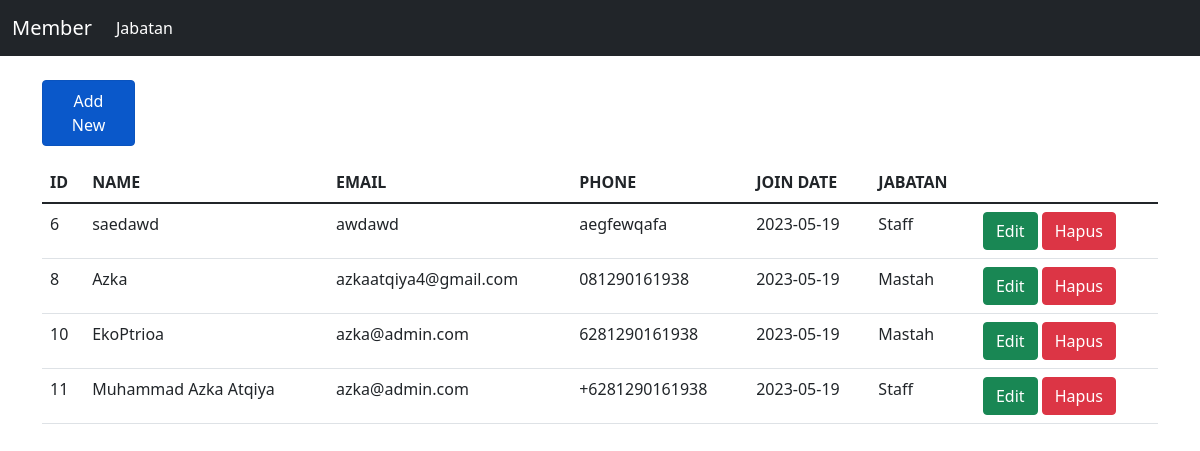
The page / on the database its author committed.
### tables this page shows
CREATE TABLE `members` (
  `id` int(11) NOT NULL AUTO_INCREMENT,
  `name` varchar(100) NOT NULL,
  `email` varchar(100) NOT NULL,
  `phone` varchar(100) NOT NULL,
  `id_jabatan` int(11) NOT NULL,
  `join_date` date DEFAULT current_timestamp(),
  PRIMARY KEY (`id`),
  KEY `id_jabatan` (`id_jabatan`),
  CONSTRAINT `members_ibfk_1` FOREIGN KEY (`id_jabatan`) REFERENCES `jabatan` (`id`)
);

CREATE TABLE `jabatan` (
  `id` int(11) NOT NULL AUTO_INCREMENT,
  `name` varchar(50) NOT NULL,
  PRIMARY KEY (`id`)
);

### controllers/Members.controller.php (called while the page is built, shortened)
<?php
include_once("models/Members.class.php");
include_once("views/Members.view.php");
class MembersController {
    private $members;
    function __construct(){
        $this->members = new Members(Conf::$db_host, Conf::$db_user, Conf::$db_pass, Conf::$db_name);
    }
    public function index() {
        $this->members->open();
        $this->members->getMembers();
        $data = array();
        while($row = $this->members->getResult()){
            array_push($data, $row);
        }
        $view = new MembersView();
        $view->render($data);
    }
}

### views/Members.view.php (the view, shortened to what this page needs)
<?php
    class MembersView{
        public function render($data){
        $dataMember = null;
        foreach($data as $val){
            list($id,$nama,$email, $phone, $join_date,$id_jabatan ,$jabatan) = $val;
            $dataMember .= "<tr>
                    <td>" . $id . "</td>
                    <td>" . $nama . "</td>
                    <td>" . $email . "</td>
                    <td>" . $phone . "</td>
                    <td>" . $join_date . "</td>
                    <td>" . $jabatan . "</td>
                    <td>
                        <a href='index.php?id_edit=" . $id . "' class='btn btn-success''>Edit</a>
                        <a href='index.php?id_hapus=" . $id . "' class='btn btn-danger''>Hapus</a>
                    </td>
                    </tr>";
        }
    }
}

### index.php
<?php
include_once("models/Template.class.php");
include_once("models/DB.class.php");
include_once("controllers/members.controller.php");
$members = new MembersController();
if (isset($_POST['add'])) {
    $members->add($_POST);
}
else if (!empty($_GET['tanda'])) {
    $members->showJabatan();
}
else if (!empty($_GET['id_hapus'])) {
    $id = $_GET['id_hapus'];
    $members->delete($id);
}
else if (!empty($_GET['id_edit'])) {
    $id = $_GET['id_edit'];
    $members->show($id);
}
else if (!empty($_POST['id'])) {
    $id = $_POST['id'];
    $members->edit($id, $_POST);
}
else{
    $members->index();
}

### models/Template.class.php (shortened to what this page needs)
<?php
class Template
{
    var $content = '';
    function __construct($filename='')
    {
        $this->content = implode('', @file($filename));
    }
    function clear()
    {
        $this->content = preg_replace("/DATA_[A-Z|_|0-9]+/", "", $this->content);
    }
    function write()
    {
        print $this->content;
    }
    function replace($old = '', $new = '')
    {
        if (is_int($new)) {
            $value = sprintf("%d", $new);
        }
        elseif (is_float($new)) {
            $value = sprintf("%f", $new);
        }
        elseif (is_array($new)) {
            $value = '';
            foreach ($new as $item) {
                $value .= $item. ' ';
            }
        }
        else {
            $value = $new;
        }
        $this->content = preg_replace("/$old/", $value, $this->content);
    }
}
?>

### rows shown on the page
members: id "6", name "saedawd", email "awdawd", phone "aegfewqafa", join_date "2023-05-19", id_jabatan.name "Staff"
members: id "8", name "Azka", email "azkaatqiya4@gmail.com", phone "081290161938", join_date "2023-05-19", id_jabatan.name "Mastah"
members: id "10", name "EkoPtrioa", email "azka@admin.com", phone "6281290161938", join_date "2023-05-19", id_jabatan.name "Mastah"
members: id "11", name "Muhammad Azka Atqiya", email "azka@admin.com", phone "+6281290161938", join_date "2023-05-19", id_jabatan.name "Staff"

### other values the page prints
$this->content "Member Jabatan Add New ID NAME EMAIL PHONE JOIN DATE JABATAN"
